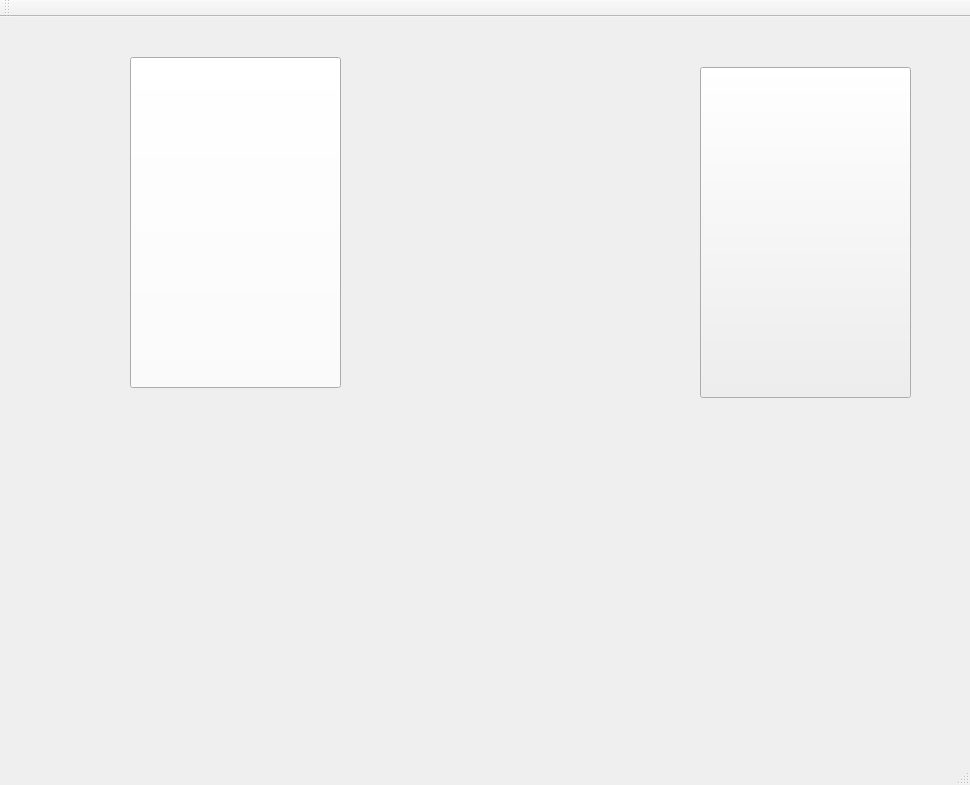
<?xml version="1.0" encoding="UTF-8"?>
<ui version="4.0">
 <class>WelcomeWindow</class>
 <widget class="QMainWindow" name="WelcomeWindow">
  <property name="geometry">
   <rect>
    <x>0</x>
    <y>0</y>
    <width>970</width>
    <height>785</height>
   </rect>
  </property>
  <property name="windowTitle">
   <string>WelcomeWindow</string>
  </property>
  <property name="toolTipDuration">
   <number>-1</number>
  </property>
  <widget class="QWidget" name="centralWidget">
   <widget class="QPushButton" name="start">
    <property name="enabled">
     <bool>true</bool>
    </property>
    <property name="geometry">
     <rect>
      <x>130</x>
      <y>40</y>
      <width>211</width>
      <height>331</height>
     </rect>
    </property>
    <property name="sizePolicy">
     <sizepolicy hsizetype="Preferred" vsizetype="Preferred">
      <horstretch>0</horstretch>
      <verstretch>0</verstretch>
     </sizepolicy>
    </property>
    <property name="palette">
     <palette>
      <active>
       <colorrole role="Button">
        <brush brushstyle="SolidPattern">
         <color alpha="255">
          <red>255</red>
          <green>255</green>
          <blue>255</blue>
         </color>
        </brush>
       </colorrole>
      </active>
      <inactive>
       <colorrole role="Button">
        <brush brushstyle="SolidPattern">
         <color alpha="255">
          <red>255</red>
          <green>255</green>
          <blue>255</blue>
         </color>
        </brush>
       </colorrole>
      </inactive>
      <disabled>
       <colorrole role="Button">
        <brush brushstyle="SolidPattern">
         <color alpha="255">
          <red>255</red>
          <green>255</green>
          <blue>255</blue>
         </color>
        </brush>
       </colorrole>
      </disabled>
     </palette>
    </property>
    <property name="cursor">
     <cursorShape>WaitCursor</cursorShape>
    </property>
    <property name="contextMenuPolicy">
     <enum>Qt::NoContextMenu</enum>
    </property>
    <property name="acceptDrops">
     <bool>false</bool>
    </property>
    <property name="autoFillBackground">
     <bool>false</bool>
    </property>
    <property name="styleSheet">
     <string notr="true">border-image: url(:/pics/welstart.png);
</string>
    </property>
    <property name="text">
     <string/>
    </property>
    <property name="icon">
     <iconset resource="pics.qrc">
      <normaloff>:/pics/welstart.png</normaloff>:/pics/welstart.png</iconset>
    </property>
    <property name="iconSize">
     <size>
      <width>400</width>
      <height>400</height>
     </size>
    </property>
    <property name="autoDefault">
     <bool>false</bool>
    </property>
    <property name="default">
     <bool>false</bool>
    </property>
   </widget>
   <widget class="QPushButton" name="exit">
    <property name="geometry">
     <rect>
      <x>700</x>
      <y>50</y>
      <width>211</width>
      <height>331</height>
     </rect>
    </property>
    <property name="sizePolicy">
     <sizepolicy hsizetype="Minimum" vsizetype="Minimum">
      <horstretch>0</horstretch>
      <verstretch>0</verstretch>
     </sizepolicy>
    </property>
    <property name="styleSheet">
     <string notr="true">border-image: url(:/pics/welexit.png);</string>
    </property>
    <property name="text">
     <string/>
    </property>
   </widget>
   <widget class="QLabel" name="label_2">
    <property name="geometry">
     <rect>
      <x>0</x>
      <y>-10</y>
      <width>971</width>
      <height>721</height>
     </rect>
    </property>
    <property name="text">
     <string/>
    </property>
    <property name="pixmap">
     <pixmap resource="pics.qrc">:/pics/welcomewindow.png</pixmap>
    </property>
    <property name="alignment">
     <set>Qt::AlignJustify|Qt::AlignTop</set>
    </property>
   </widget>
   <zorder>label_2</zorder>
   <zorder>exit</zorder>
   <zorder>start</zorder>
  </widget>
  <widget class="QMenuBar" name="menuBar">
   <property name="geometry">
    <rect>
     <x>0</x>
     <y>0</y>
     <width>970</width>
     <height>25</height>
    </rect>
   </property>
  </widget>
  <widget class="QToolBar" name="mainToolBar">
   <attribute name="toolBarArea">
    <enum>TopToolBarArea</enum>
   </attribute>
   <attribute name="toolBarBreak">
    <bool>false</bool>
   </attribute>
  </widget>
  <widget class="QStatusBar" name="statusBar"/>
 </widget>
 <layoutdefault spacing="6" margin="11"/>
 <resources>
  <include location="pics.qrc"/>
 </resources>
 <connections/>
</ui>
